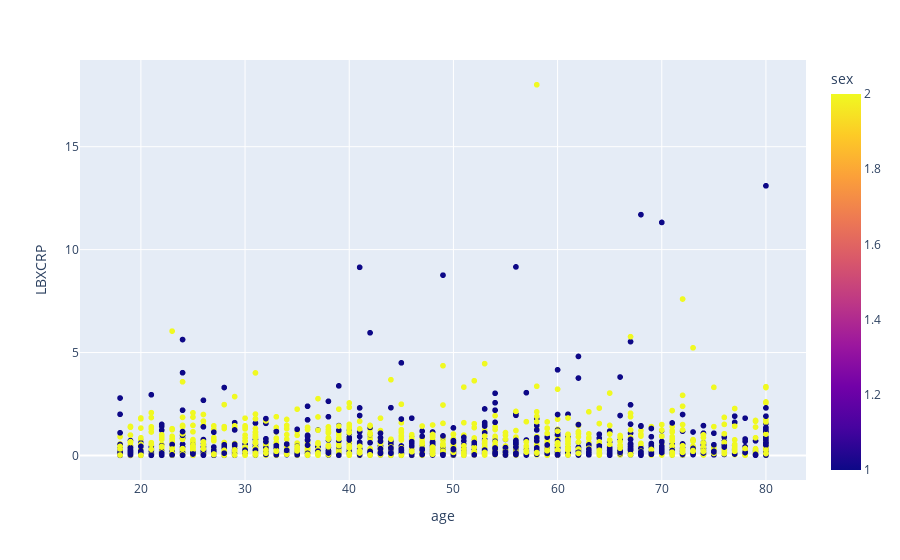

The notebook cell this image was saved under:
### Code cell
px.scatter(df, x="age", y="LBXCRP", color="sex")

### Figure 1 — Plotly figure (JSON) as saved in the notebook; plotly's stock layout.template omitted (floating-point values rounded to 4 significant figures; data arrays with more than 128 entries replaced by an {"elided": "..."} marker saying what was removed)
{"data": [{"hovertemplate": "age=%{x}<br>LBXCRP=%{y}<br>sex=%{marker.color}<extra></extra>", "legendgroup": "", "marker": {"color": {"elided": "2903 int values"}, "coloraxis": "coloraxis", "symbol": "circle"}, "mode": "markers", "name": "", "showlegend": false, "type": "scattergl", "x": {"elided": "2903 int values"}, "xaxis": "x", "y": {"elided": "2903 float values"}, "yaxis": "y"}], "layout": {"coloraxis": {"colorbar": {"title": {"text": "sex"}}, "colorscale": [[0, "#0d0887"], [0.1111, "#46039f"], [0.2222, "#7201a8"], [0.3333, "#9c179e"], [0.4444, "#bd3786"], [0.5556, "#d8576b"], [0.6667, "#ed7953"], [0.7778, "#fb9f3a"], [0.8889, "#fdca26"], [1, "#f0f921"]]}, "legend": {"tracegroupgap": 0}, "margin": {"t": 60}, "xaxis": {"anchor": "y", "domain": [0, 1], "title": {"text": "age"}}, "yaxis": {"anchor": "x", "domain": [0, 1], "title": {"text": "LBXCRP"}}}}
